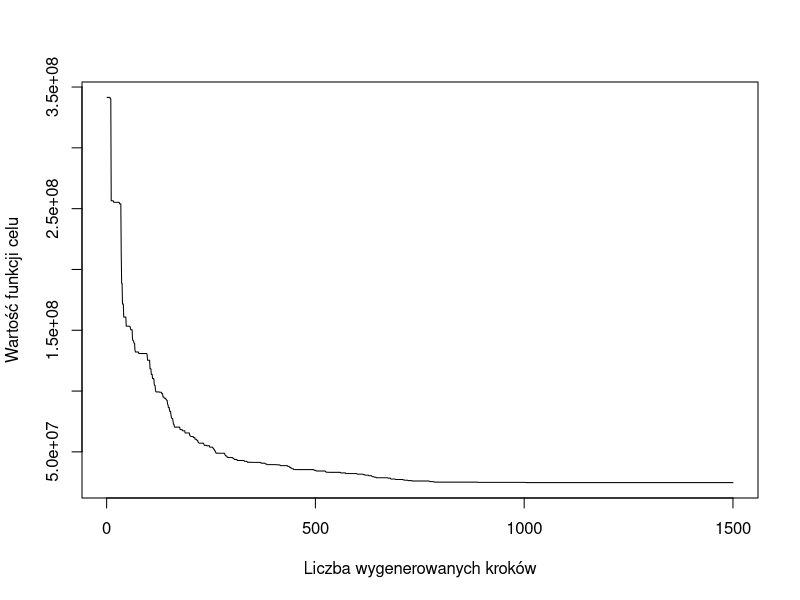

Write the R code that produced this figure.
## ---- chunk 1

set.seed(1337)

inverse_num <- function(x){
  return(1/x)
}

# target function - D^2(t_hat)

target <- function(V_sample, M_PSU, strat_var, df_picked_students_number, df, school_var, df_picked_schools){
    temp1 <- sum((inverse_num(V_sample) - inverse_num(M_PSU)) * M_PSU^2 * strat_var)
    temp2 <- 0
    for(i in 1:length(M_PSU)){
      temp3 <- 0
      for(j in 1:max(M_PSU)){
        if(df_picked_schools[i, j] != 0){
        temp3 <- temp3 + (inverse_num(df_picked_students_number[i, j]) - 
                            inverse_num(df[i, j]) * df[i, j]^2 * school_var[i, j])
        }else{temp3 <- temp3}
      }
      temp2 <- temp2 + temp3 * M_PSU[i]/V_sample[i]
    }
    return(temp1 + temp2)
}

# proposition generators:

gen_prop_box_stratified_PSU <- function(V_sample, m_PSU, M_PSU){
  index_move_PSU_1 <- ceiling(runif(1, min=0, max=length(V_sample)))
  index_move_PSU_2 <- ceiling(runif(1, min=0, max=length(V_sample)))
  if(index_move_PSU_1 == index_move_PSU_2){
    return(V_sample)
  }
  if(V_sample[index_move_PSU_1] >= m_PSU[index_move_PSU_1] &
     V_sample[index_move_PSU_1] < M_PSU[index_move_PSU_1] &
     V_sample[index_move_PSU_2] > m_PSU[index_move_PSU_2] &
     V_sample[index_move_PSU_2] <= M_PSU[index_move_PSU_2]){
    
    V_prop <- V_sample
    V_prop[index_move_PSU_1] <- V_prop[index_move_PSU_1] + 1
    V_prop[index_move_PSU_2] <- V_prop[index_move_PSU_2] - 1
    
  }else{
    return(V_sample)
  }
  return(V_prop)
}

gen_prop_box_stratified_SSU <- function(m_school_bound, df, df_picked_students_number, df_picked_schools){
  index_move_SSU_1 <- ceiling(runif(1, min=0, max=m_school_bound))
  index_move_SSU_2 <- ceiling(runif(1, min=0, max=m_school_bound))
  if(index_move_SSU_1 == index_move_SSU_2){
    return(df_picked_students_number)
  }
  indexes_of_picked_PSU <- unname(which(df_picked_schools == 1, arr.ind = T))
  index_move_SSU_1 <- indexes_of_picked_PSU[index_move_SSU_1,]
  index_move_SSU_2 <- indexes_of_picked_PSU[index_move_SSU_2,]
  if(df_picked_students_number[index_move_SSU_1[1], index_move_SSU_1[2]] < 
     df[index_move_SSU_1[1], index_move_SSU_1[2]] &
     df_picked_students_number[index_move_SSU_1[1], index_move_SSU_1[2]] >= 0 & 
     df_picked_students_number[index_move_SSU_2[1], index_move_SSU_2[2]] <=
     df[index_move_SSU_2[1], index_move_SSU_2[2]] & 
     df_picked_students_number[index_move_SSU_2[1], index_move_SSU_2[2]] > 1){
    df_picked_students_number_prop <- df_picked_students_number
    df_picked_students_number_prop[index_move_SSU_1[1], index_move_SSU_1[2]] <-
      df_picked_students_number_prop[index_move_SSU_1[1], index_move_SSU_1[2]] + 1
    df_picked_students_number_prop[index_move_SSU_2[1], index_move_SSU_2[2]] <- 
      df_picked_students_number_prop[index_move_SSU_2[1], index_move_SSU_2[2]] - 1
  }else{
    return(df_picked_students_number)
  }
  return(df_picked_students_number_prop)
}


## ---- chunk 2
# Box constrains:
M_PSU <- c(35, 40, 50, 70, 150) # (V) PSU upper bounds
m_PSU <- c(1, 1, 1, 1, 1) # PSU lower bounds
M_SSU <- 50 # Max number of students in a school
stud_param <- 25 # Max value of a student parameter (e. g. height, used to estimate pop. variance)
m_school_bound <- 200 # num of schools
## ---- chunk 3
# Generate school matrix: 

df <- matrix(0, nrow = length(M_PSU), ncol = max(M_PSU))
for(i in 1:length(M_PSU)){
  v <- sample.int(M_SSU, M_PSU[i], replace = T) + 1 # (!!!) schools need to have at least 2 students 
  df[i, 1:M_PSU[i]] <- v
} # df[i, j] - number of 'students' in j'SSU from i'PSU

# Generate students parameters: (for the sake of D^2 & S^2) 

df_t <- 0
n <- length(M_PSU) * max(M_PSU)
df_t <- as.list(numeric(n))
dim(df_t) <- c(length(M_PSU), max(M_PSU))

for(i in 1:length(M_PSU)){
  for(j in 1:max(M_PSU)){
    l <- df[i, j]
    if(l == 0){
      df_t[[i, j]] <- 0
    }else{
      u <- sample.int(stud_param, l, replace = T)
      df_t[[i, j]] <- u
    }
  }
} # df_t[[i, j]][u] - value of the interest parameter form the u-th student form j-th school from i-th discrict

# school totals: t_(h, j):
df_t_totals <- matrix(0, nrow = length(M_PSU), ncol = max(M_PSU))

for(i in 1:length(M_PSU)){
  for(j in 1:max(M_PSU)){
    df_t_totals[i, j] <- sum(df_t[[i, j]])
  }
}

# stratum average: t_dash:
strat_avg <- numeric(length(M_PSU))
for(i in 1:length(M_PSU)){
  strat_avg[i] <- sum(df_t_totals[i, ])/M_PSU[i]
}

# school average:
df_t_school_avg <- matrix(0, nrow = length(M_PSU), ncol = max(M_PSU))
for(i in 1:length(M_PSU)){
  for(j in 1:max(M_PSU)){
    if(length(df_t[[i, j]]) != 0){
      df_t_school_avg[i, j] <- df_t_totals[i, j] / length(df_t[[i, j]])
    }else{df_t_school_avg[i, j] <- 0}
  }
}

# stratum variance (D^2)_h:
strat_var <- numeric(length(M_PSU))
for(i in 1:length(M_PSU)){
  strat_var[i] <- sum((df_t_totals[i,]-strat_avg[i])^2)/(M_PSU[i]-1)
}

# school variance (S^2)_(h, j):
school_var <- matrix(0, nrow = length(M_PSU), ncol = max(M_PSU))
for(i in 1:length(M_PSU)){
  for(j in 1:max(M_PSU)){
    if(length(df_t[[i, j]]) != 1){
      school_var[i, j] <- sum((df_t[[i, j]]-df_t_school_avg[i, j])^2)/(length(df_t[[i, j]])-1)
    }else{school_var[i, j] <- 0}
  }
}
## ---- chunk 4

# generate school sample with size bounds:
V_sample <- numeric(length(M_PSU))
while(sum(V_sample) != m_school_bound){
  V_sample <- numeric(length(M_PSU))
  for(i in 1:length(M_PSU)){
    V_sample[i] <- sample.int(M_PSU[i], 1)
  }
  if(any(V_sample < m_PSU)){
    V_sample <- numeric(length(M_PSU))
  }
}
# pick speficic schools (indexes from df)
df_picked_schools <- matrix(0, nrow = length(M_PSU), ncol = max(M_PSU))
for(i in 1:length(M_PSU)){
  s <- sample.int(M_PSU[i], V_sample[i])
  for(j in 1:length(s)){
    df_picked_schools[i, s[j]] <- 1
  }
}

# generate student sample size (from df with respect to V_sample))
stud_sample_size <- 0
for(i in 1:length(M_PSU)){
  temp <- V_sample[i]/M_PSU[i]
  stud_sample_size <- stud_sample_size + temp * sum(df[i, ] * df_picked_schools[i, ]) 
}

# all students:
stud_all <- sum(df * df_picked_schools)

# generate student sample 
df_picked_students_number <- df_picked_schools
for(i in 1:length(M_PSU)){
  for(j in 1:max(M_PSU)){
    df_picked_students_number[i, j] <- df_picked_students_number[i, j] * 
      df[i, j] * stud_sample_size / stud_all
  }
}
# generate student matrix (small error):
for(i in 1:length(M_PSU)){
  for(j in 1:max(M_PSU)){
    if(df_picked_students_number[i, j] - floor(df_picked_students_number[i, j]) > 0.5){
      df_picked_students_number[i, j] <- ceiling(df_picked_students_number[i, j])
    }else{df_picked_students_number[i, j] <- floor(df_picked_students_number[i, j])}
  }
}
## ---- chunk 5
eps <- 1e-10 #for the sake of numeric stability (avoiding zero-division)
T_schedule <- 1:20*100000 # Annealing schedule (temperature) 
N_schedule <- numeric(length(T_schedule)) + 20 # Annealing schedule (time)
N_schedule[1] <- N_schedule[1] + 500
N_schedule[2] <- N_schedule[2] + 300
N_schedule[3] <- N_schedule[3] + 200
N_schedule[4] <- N_schedule[4] + 100
## ---- chunk 6
# For plotting and assessments
temp_target_PSU_change <- list()
temp_target_SSU_change <- list()
temp_step_PSU <- list()
temp_step_SSU <- list()

# THE annealing:

for(i in 1:length(N_schedule)){
  T_temp <- T_schedule[i]
  for(j in 1:N_schedule[i]){
    V_prop <- gen_prop_box_stratified_PSU(V_sample, m_PSU, M_PSU)
    df_picked_schools_V_prop <- matrix(0, nrow = length(M_PSU), ncol = max(M_PSU))
    for(i in 1:length(M_PSU)){
      s <- sample.int(M_PSU[i], V_prop[i])
      for(j in 1:length(s)){
        df_picked_schools_V_prop[i, s[j]] <- 1
      }
    }
    stud_sample_size_V_prop <- 0
    for(i in 1:length(M_PSU)){
      temp <- V_prop[i]/M_PSU[i]
      stud_sample_size_V_prop <- stud_sample_size_V_prop + temp * sum(df[i, ] * df_picked_schools_V_prop[i, ]) 
    }
    stud_all_V_prop <- sum(df * df_picked_schools_V_prop)
    df_picked_students_number_V_prop <- df_picked_schools_V_prop
    for(i in 1:length(M_PSU)){
      for(j in 1:max(M_PSU)){
        df_picked_students_number_V_prop[i, j] <- df_picked_students_number_V_prop[i, j] * 
          df[i, j] * stud_sample_size_V_prop / stud_all_V_prop
      }
    }
    for(i in 1:length(M_PSU)){
      for(j in 1:max(M_PSU)){
        if(df_picked_students_number_V_prop[i, j] - floor(df_picked_students_number_V_prop[i, j]) > 0.5){
          df_picked_students_number_V_prop[i, j] <- ceiling(df_picked_students_number_V_prop[i, j])
        }else{df_picked_students_number_V_prop[i, j] <- floor(df_picked_students_number_V_prop[i, j])}
      }
    }
    df_picked_students_number_prop <- gen_prop_box_stratified_SSU(m_school_bound, df, 
                                                                  df_picked_students_number, 
                                                                  df_picked_schools)
    transit_value_PSU <- exp((target(V_sample, M_PSU, strat_var, 
                                     df_picked_students_number, 
                                     df, school_var, df_picked_schools)-
                                target(V_prop, M_PSU, strat_var, 
                                       df_picked_students_number_V_prop, 
                                       df, school_var, df_picked_schools_V_prop))/T_temp)
    transit_value_SSU <- exp((target(V_sample, M_PSU, strat_var, 
                                     df_picked_students_number, 
                                     df, school_var, df_picked_schools)-
                                target(V_sample, M_PSU, strat_var, 
                                       df_picked_students_number_prop, 
                                       df, school_var, df_picked_schools))/T_temp)
    temp_target_PSU_change <- append(temp_target_PSU_change, target(V_sample, M_PSU, strat_var,
                                                                    df_picked_students_number,
                                                                    df, school_var, df_picked_schools))
    temp_target_SSU_change <- append(temp_target_SSU_change, target(V_sample, M_PSU, strat_var,
                                                                    df_picked_students_number,
                                                                    df, school_var, df_picked_schools))
    prob_move_PSU <- min(1, transit_value_PSU)
    prob_move_SSU <- min(1, transit_value_SSU)
    mass <- target(V_prop, M_PSU, strat_var, 
                   df_picked_students_number_V_prop, 
                   df, school_var, df_picked_schools_V_prop) + 
      target(V_sample, M_PSU, strat_var, 
             df_picked_students_number_prop, 
             df, school_var, df_picked_schools)
    #print(V_sample)
    if(prob_move_PSU == 1 & prob_move_SSU == 1){
      coin_flip <- runif(1)
      if(target(V_prop, M_PSU, strat_var, 
                df_picked_students_number_V_prop, 
                df, school_var, df_picked_schools_V_prop)/mass > coin_flip){
        V_sample <- V_prop
        temp_step_PSU <- append(temp_step_PSU, length(which(unlist(temp_step_PSU) > 0)) + 1)
        temp_step_SSU <- append(temp_step_SSU, 0)
      }else{
        df_picked_students_number <- df_picked_students_number_prop
        temp_step_SSU <- append(temp_step_SSU, length(which(unlist(temp_step_SSU) > 0)) + 1)
        temp_step_PSU <- append(temp_step_PSU, 0)
      }
    }
    if(prob_move_PSU == 1 & prob_move_SSU < 1){
      V_sample <- V_prop
      temp_step_PSU <- append(temp_step_PSU, length(which(unlist(temp_step_PSU) > 0)) + 1)
      temp_step_SSU <- append(temp_step_SSU, 0)
    }
    if(prob_move_PSU < 1 & prob_move_SSU == 1){
      df_picked_students_number <- df_picked_students_number_prop
      temp_step_SSU <- append(temp_step_SSU, length(which(unlist(temp_step_SSU) > 0)) + 1)
      temp_step_PSU <- append(temp_step_PSU, 0)
    }
    if(prob_move_PSU < 1 & prob_move_SSU < 1){
      if(prob_move_PSU < eps & prob_move_SSU < eps){
        V_sample <- V_sample
        df_picked_students_number <- df_picked_students_number
        temp_step_SSU <- append(temp_step_SSU, -50)
        temp_step_PSU <- append(temp_step_PSU, -50)
      }
      if(prob_move_PSU > prob_move_SSU){
        coin_flip <- runif(1)
        if(coin_flip < prob_move_PSU){
          V_sample <- V_prop
          temp_step_PSU <- append(temp_step_PSU, length(which(unlist(temp_step_PSU) > 0)) + 1)
          temp_step_SSU <- append(temp_step_SSU, 0)
        }else{
          V_sample <- V_sample
          df_picked_students_number <- df_picked_students_number
          temp_step_SSU <- append(temp_step_SSU, -50)
          temp_step_PSU <- append(temp_step_PSU, -50)
        }
      }
      if(prob_move_SSU > prob_move_PSU){
        coin_flip <- runif(1)
        if(coin_flip < prob_move_SSU){
          df_picked_students_number <- df_picked_students_number_prop
          temp_step_SSU <- append(temp_step_SSU, length(which(unlist(temp_step_SSU) > 0)) + 1)
          temp_step_PSU <- append(temp_step_PSU, 0)
        }else{
          V_sample <- V_sample
          df_picked_students_number <- df_picked_students_number
          temp_step_SSU <- append(temp_step_SSU, -50)
          temp_step_PSU <- append(temp_step_PSU, -50)
        }
      }
      if(prob_move_PSU == prob_move_SSU){
        V_sample <- V_sample
        df_picked_students_number <- df_picked_students_number
        temp_step_SSU <- append(temp_step_SSU, -50)
        temp_step_PSU <- append(temp_step_PSU, -50)
      }
    }
  }
}
## ---- chunk 7
# Uzyskana alokacja na poziome JP
cat("Uzyskana alokacja:")
cat(V_sample)

plot(unlist(temp_target_PSU_change),type = "l", pch = 23, col = "black", lty = 1, 
     xlab = "Liczba wygenerowanych kroków", 
     ylab = "Wartość funkcji celu")
## ---- chunk 8
gamma <- M_PSU * strat_var
for(i in 1:length(gamma)){
  gamma[i] <- gamma[i] - sum(df[i,]*school_var[i,])
}
# optimal alloc:
opt_PSU <- m_school_bound * sqrt(M_PSU * gamma)/sum(sqrt(M_PSU * gamma))
opt_SSU <- matrix(0, nrow = length(M_PSU), ncol = max(M_PSU))
temp <- 0
for(i in 1:length(M_PSU)){
  temp <- temp + sum(df[i, ] * sqrt(school_var[i, ]))
}
for(i in 1:length(M_PSU)){
  for(j in 1:max(M_PSU)){
    opt_SSU[i, j] <- stud_sample_size * (M_PSU[i]/opt_PSU[i]) * df[i, j] * sqrt(school_var[i, j])/temp 
  }
}
# optimal variance:
opt_var <- sum(sqrt(M_PSU * gamma))^2/m_school_bound + (temp)^2/stud_sample_size - sum(M_PSU * strat_var)
cat("Optymalna alokacja na poziomie JP:", opt_PSU)
cat("Uzyskana alokacja na poziome JP:", V_sample)
cat("Optymalna wariancja:", opt_var)
cat("Uzyskana wariancja:", unlist(temp_target_PSU_change)[length(unlist(temp_target_PSU_change))])
cat("Błąd względny: ", abs(unlist(temp_target_PSU_change)[length(unlist(temp_target_PSU_change))]-opt_var)/opt_var)
